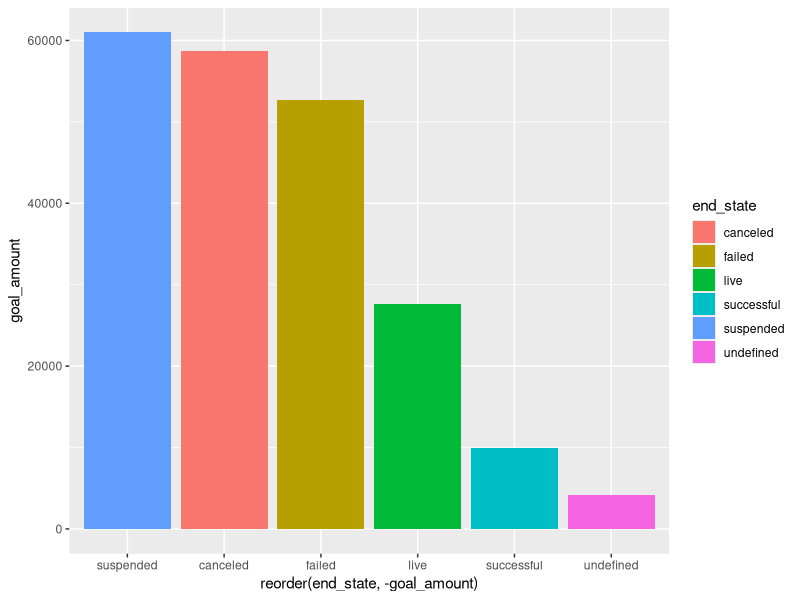
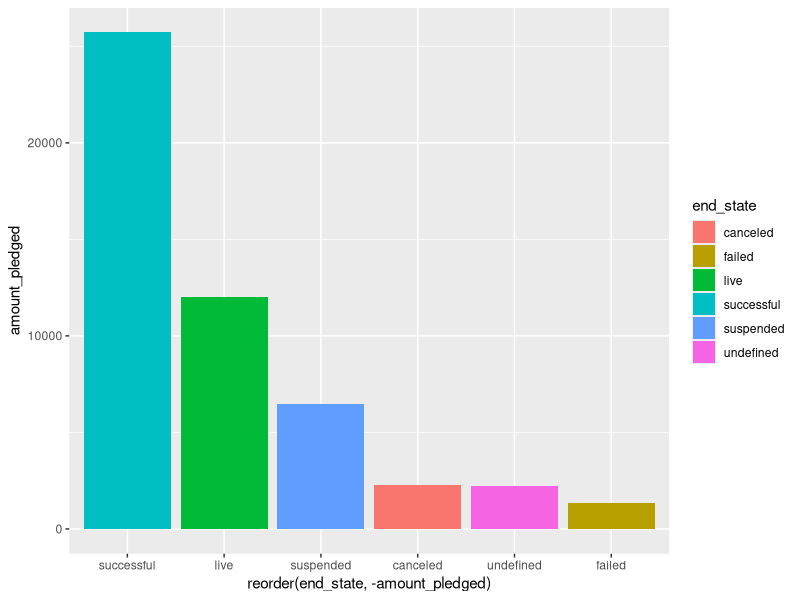
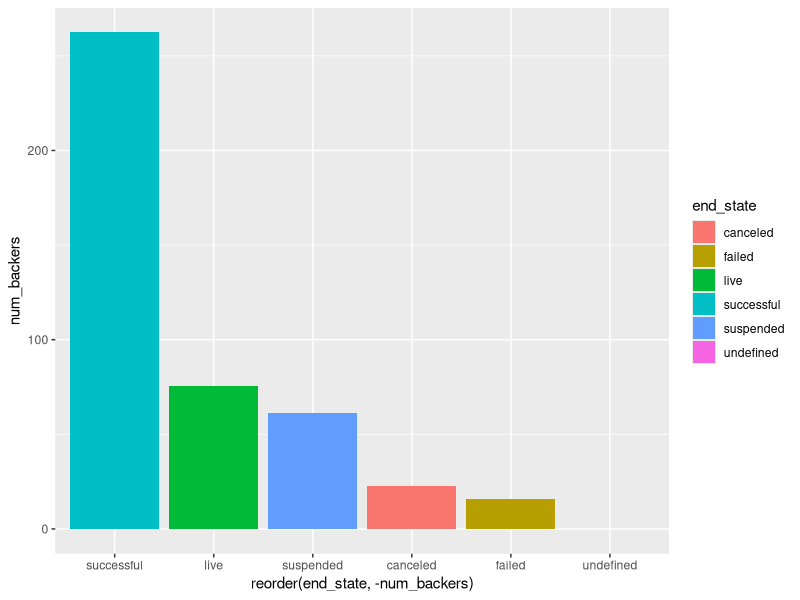
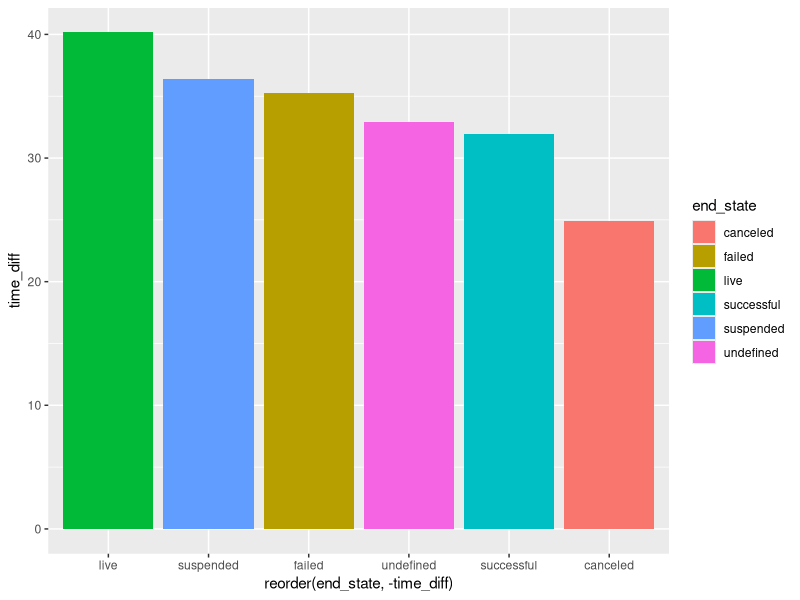

Source code (R) for these figures, in order:
#Import Data From Excel. The Template Sheet
libs <- c("dplyr", "magrittr", "ggplot2", "readxl", "caret", "tidyr", "GGally",
          "data.table",  "plotly", "lubridate", "mice", "lettercase",
          "base", "plyr", "readr")
install_or_load_pack <- function(pack){
  create.pkg <- pack[!(pack %in% installed.packages()[, "Package"])]
  if (length(create.pkg))
    install.packages(create.pkg, dependencies = TRUE)
  lapply(libs, require, character.only = T, warn.conflicts=T, quietly=T)
}
install_or_load_pack(libs)

Check_case<- function(df){data.frame(lapply(df, function(v) {
  if (is.character(v)) return(toupper(v))
  else return(v)
}))
}
vector <-c("category", "currency", "country_location")
####################
#Import data set
Fundraising <- read_csv("DS_Data Task_Fundraising.csv") %>%
  dplyr::mutate(deadline_date = as.Date(deadline_date, format = '%m/%d/%Y')) %>%
  dplyr::mutate(launch_time = as.Date(launch_time, format = '%m/%d/%Y')) %>%
  dplyr::mutate_if(is.character, as.factor) %>%
  dplyr::mutate(time_diff = deadline_date - launch_time) %>%
  dplyr::select(-c(launch_time, deadline_date, id)) %>%
  dplyr::mutate(category = as.numeric( factor(category) ) -1) %>%
  dplyr::mutate(currency = as.numeric( factor(currency) ) -1) %>%
  dplyr::mutate(country_location = as.numeric( factor(country_location) ) -1)

checking <- Fundraising %>%
  dplyr::select(c("goal_amount", "amount_pledged", "end_state", "num_backers",
                  "time_diff")) %>%
  dplyr::group_by(., end_state) %>%
  dplyr::summarise_all("mean")
View(checking)

ggplot(checking, aes(x=reorder(end_state, -goal_amount), y=goal_amount, fill=end_state)) +
  geom_bar(stat = "identity")


ggplot(checking, aes(x=reorder(end_state, -amount_pledged), y=amount_pledged, 
                     fill=end_state)) +
  geom_bar(stat = "identity")


ggplot(checking, aes(x=reorder(end_state, -num_backers), y=num_backers, fill=end_state)) +
  geom_bar(stat = "identity")

ggplot(checking, aes(x=reorder(end_state, -time_diff), y=time_diff, fill=end_state)) +
  geom_bar(stat = "identity")


